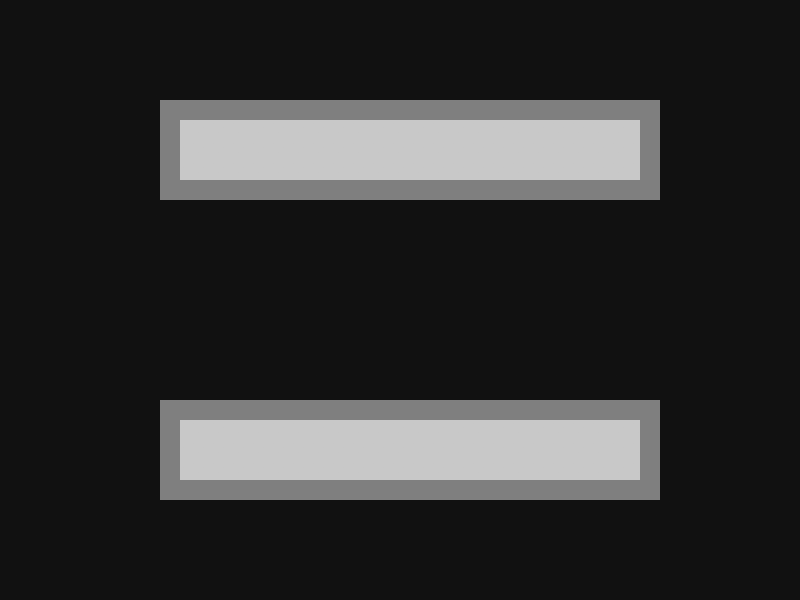

This game map was drawn from its Tiled (.tmx) file and the tilesets committed beside it. A one-line description and the trimmed map source follow:
An orthogonal 40x30 tile map with 20x20 px tiles, 3 tile layers (a, b, c), 4 tilesets.

<map version="1.0" orientation="orthogonal" width="40" height="30" tilewidth="20" tileheight="20">
 <tileset firstgid="1" name="mirrorTiles" tilewidth="20" tileheight="20">
  <image source="mirrosTiles.png" width="60" height="20" />
  <tile id="0">
   <properties>
    <property name="color" value="000000ff" />
    <property name="exit" value="false" />
    <property name="spawn" value="false" />
   </properties>
  </tile>
  <tile id="1">
   <properties>
    <property name="color" value="ffffffff" />
    <property name="exit" value="false" />
    <property name="spawn" value="false" />
   </properties>
  </tile>
  <tile id="2">
   <properties>
    <property name="color" value="7f7f7fff" />
    <property name="exit" value="false" />
    <property name="spawn" value="false" />
   </properties>
  </tile>
 </tileset>
 <tileset firstgid="4" name="mirrorExit" tilewidth="20" tileheight="20">
  <image source="mirrosExit.png" width="60" height="20" />
  <tile id="0">
   <properties>
    <property name="color" value="000000ff" />
    <property name="exit" value="true" />
    <property name="spawn" value="false" />
   </properties>
  </tile>
  <tile id="1">
   <properties>
    <property name="color" value="ffffffff" />
    <property name="exit" value="true" />
    <property name="spawn" value="false" />
   </properties>
  </tile>
  <tile id="2">
   <properties>
    <property name="color" value="7f7f7fff" />
    <property name="exit" value="true" />
    <property name="spawn" value="false" />
   </properties>
  </tile>
 </tileset>
 <tileset firstgid="7" name="mirrorsSpawn" tilewidth="20" tileheight="20">
  <image source="mirrosSpawn.png" width="60" height="20" />
  <tile id="0">
   <properties>
    <property name="color" value="000000ff" />
    <property name="exit" value="false" />
    <property name="spawn" value="true" />
   </properties>
  </tile>
  <tile id="1">
   <properties>
    <property name="color" value="ffffffff" />
    <property name="exit" value="false" />
    <property name="spawn" value="true" />
   </properties>
  </tile>
  <tile id="2">
   <properties>
    <property name="color" value="7f7f7fff" />
    <property name="exit" value="false" />
    <property name="spawn" value="true" />
   </properties>
  </tile>
 </tileset>
 <tileset firstgid="10" source="mirrorsAlt.tsx" />
 <layer name="a" width="40" height="30">
  <data>[1200 cells, 1200 non-empty, 6 distinct tile ids]</data>
 </layer>
 <layer name="b" width="40" height="30">
  <data>[1200 cells, 1200 non-empty, 2 distinct tile ids]</data>
 </layer>
 <layer name="c" width="40" height="30">
  <data>[1200 cells, 1200 non-empty, 3 distinct tile ids]</data>
 </layer>
</map>
